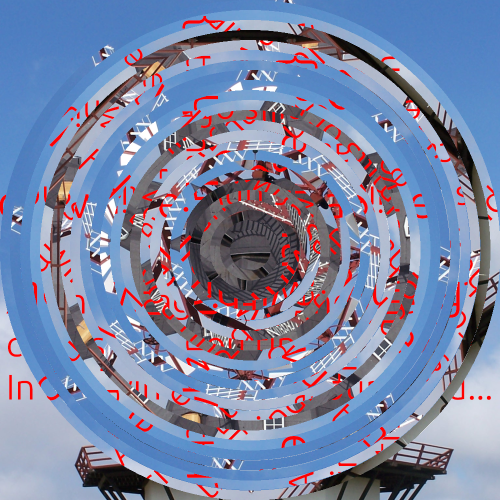
#> input picture imagemanipulation/Windmills of your mind/scrambled.png, 1000 x 1000 px (shown at 1/2 size)
$ python unscramble.py
#> lines starting #> are read from the running program, lines starting #| are printed output that depends on the picture; after the words box and inside, x2 and y2 are one past the last pixel; in counts of white or black regions, pixels touching at a corner belong together
from PIL import Image, ImageDraw
import sys

ROTATION = -45
CIRCLE_COUNT = 24
SHRINK_PER_STEP = 20

INPUT = "scrambled.png"
OUTPUT = "unscrambled.png"

image = Image.open(INPUT)
#> image is the input picture: PIL image 1000x1000 RGBA; mean R, G, B, A 124.2, 133.3, 165, 255
width, height = image.size
#> width = 1000; height = 1000
centerx, centery = width // 2, height // 2
#> centerx = 500; centery = 500

for i in range(CIRCLE_COUNT):

    radius = (width // 2) - i * SHRINK_PER_STEP

    mask = Image.new("L", (width, height), 0)
    draw = ImageDraw.Draw(mask)
    draw.ellipse(
        (centerx - radius, centery - radius, centerx + radius, centery + radius),
        fill=255
    )
    draw.ellipse(
        (centerx - radius + SHRINK_PER_STEP, centery - radius + SHRINK_PER_STEP, centerx + radius - SHRINK_PER_STEP, centery + radius - SHRINK_PER_STEP),
        fill=0
    )

    rotated = image.rotate(ROTATION * (i+1), resample=Image.BICUBIC, center=(centerx, centery))

    image = Image.composite(rotated, image, mask)
#> this loop made 24 passes
#> pass 1, `rotated = image.rotate(ROTATION * (i+1), resample=Image.BICUBIC, cente..`:
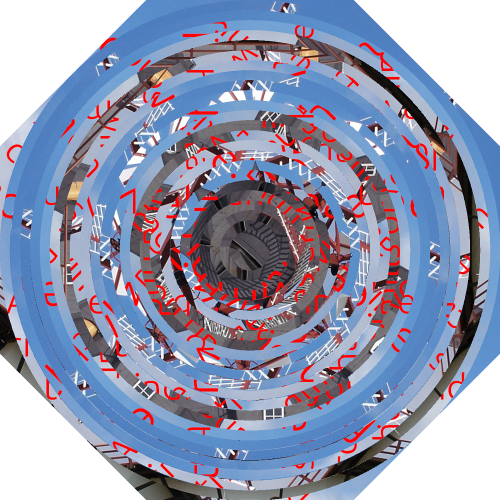
#> rotated: PIL image 1000x1000 RGBA (shown at 1/2 size); mean R, G, B, A 103.4, 108.3, 133.1, 211.4; transparent parts drawn white
#> pass 1, `image = Image.composite(rotated, image, mask)`:
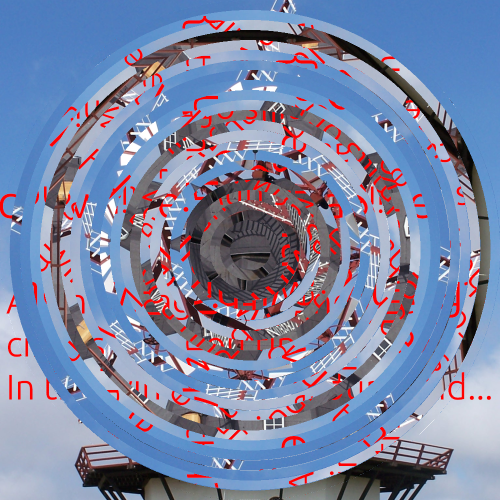
#> image: PIL image 1000x1000 RGBA (shown at 1/2 size); mean R, G, B, A 124.1, 133.3, 165, 255; transparent parts drawn white
#> pass 2, `rotated = image.rotate(ROTATION * (i+1), resample=Image.BICUBIC, cente..`:
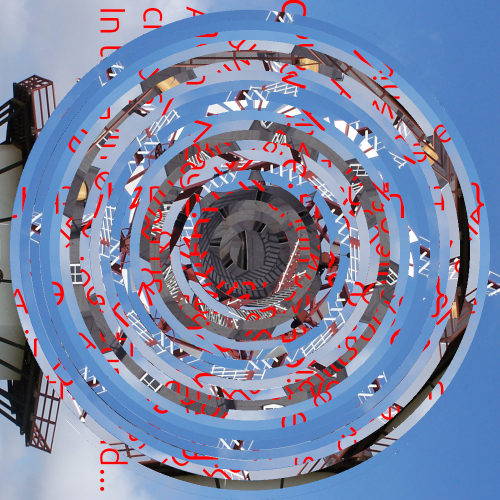
#> rotated: PIL image 1000x1000 RGBA (shown at 1/2 size); mean R, G, B, A 124.1, 133.3, 165, 255; transparent parts drawn white
#> after the loop:
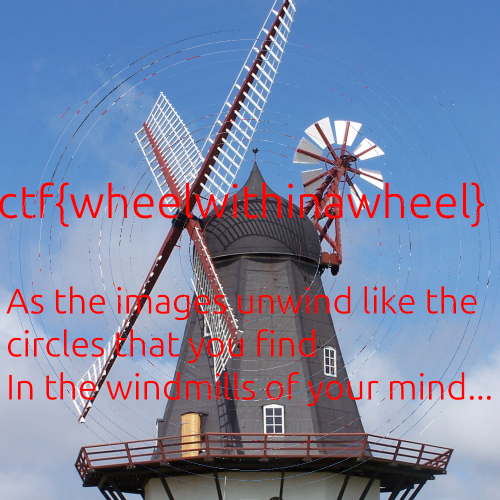
#> image: PIL image 1000x1000 RGBA (shown at 1/2 size); mean R, G, B, A 123.8, 133.2, 165.1, 255; transparent parts drawn white
#> after the loop:
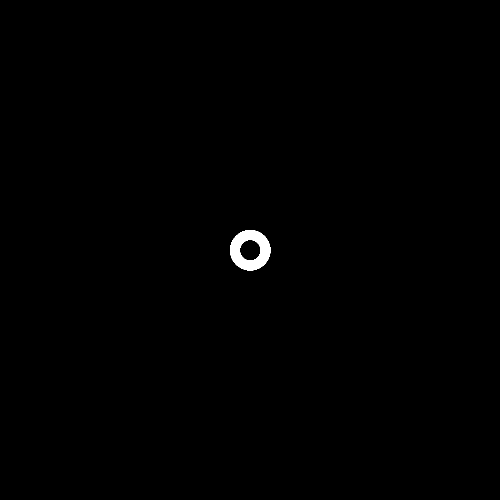
#> mask: PIL image 1000x1000 L (shown at 1/2 size); 0.38% white; 1 white region, box (x1, y1, x2, y2) and area: (460, 460, 541, 541) 3832

image.save(OUTPUT)

$ run again, with imagemanipulation/Windmills of your mind/original.png copied over imagemanipulation/Windmills of your mind/scrambled.png
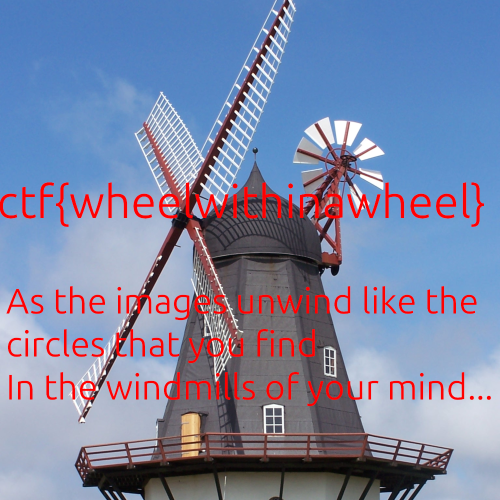
#> input picture imagemanipulation/Windmills of your mind/original.png, 1000 x 1000 px (shown at 1/2 size)
#> image is the input picture: PIL image 1000x1000 RGBA; mean R, G, B, A 124.4, 133.5, 165.2, 255
#> the loop `for i in range(CIRCLE_COUNT): ` made 24 passes
#> pass 1, `rotated = image.rotate(ROTATION * (i+1), resample=Image.BICUBIC, cente..`:
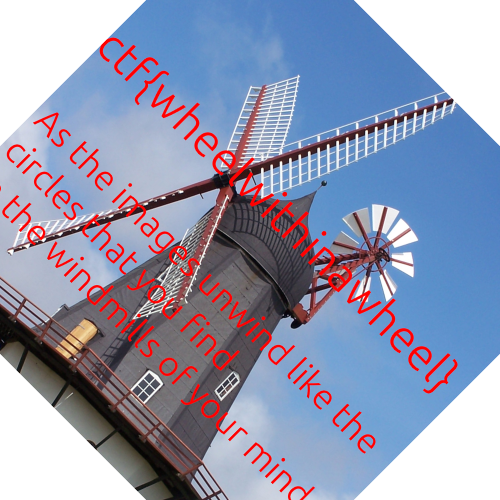
#> rotated: PIL image 1000x1000 RGBA (shown at 1/2 size); mean R, G, B, A 103.6, 108.5, 133.4, 211.4; transparent parts drawn white
#> after the loop `for i in range(CIRCLE_COUNT):`:
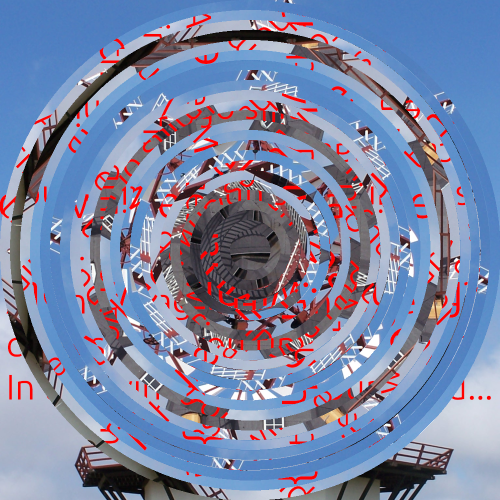
#> image: PIL image 1000x1000 RGBA (shown at 1/2 size); mean R, G, B, A 124.2, 133.2, 164.9, 255; transparent parts drawn white

$ run again, with imagemanipulation/Windmills of your mind/DK_Fanoe_Windmill01.jpeg saved as imagemanipulation/Windmills of your mind/scrambled.png
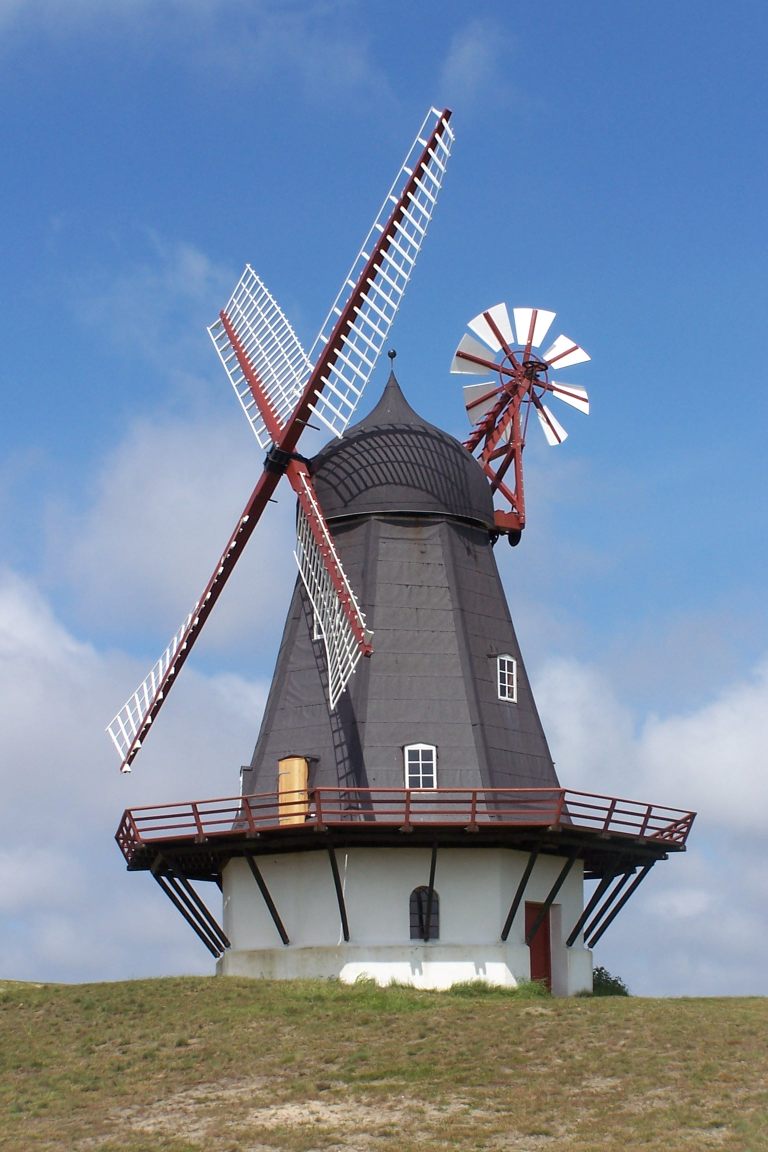
#> input picture imagemanipulation/Windmills of your mind/DK_Fanoe_Windmill01.jpeg, 1536 x 2304 px (shown at 1/2 size)
#> image is the input picture: PIL image 1536x2304 RGB; mean R, G, B 119.2, 136.6, 160.8
#> after the loop `for i in range(CIRCLE_COUNT):`:
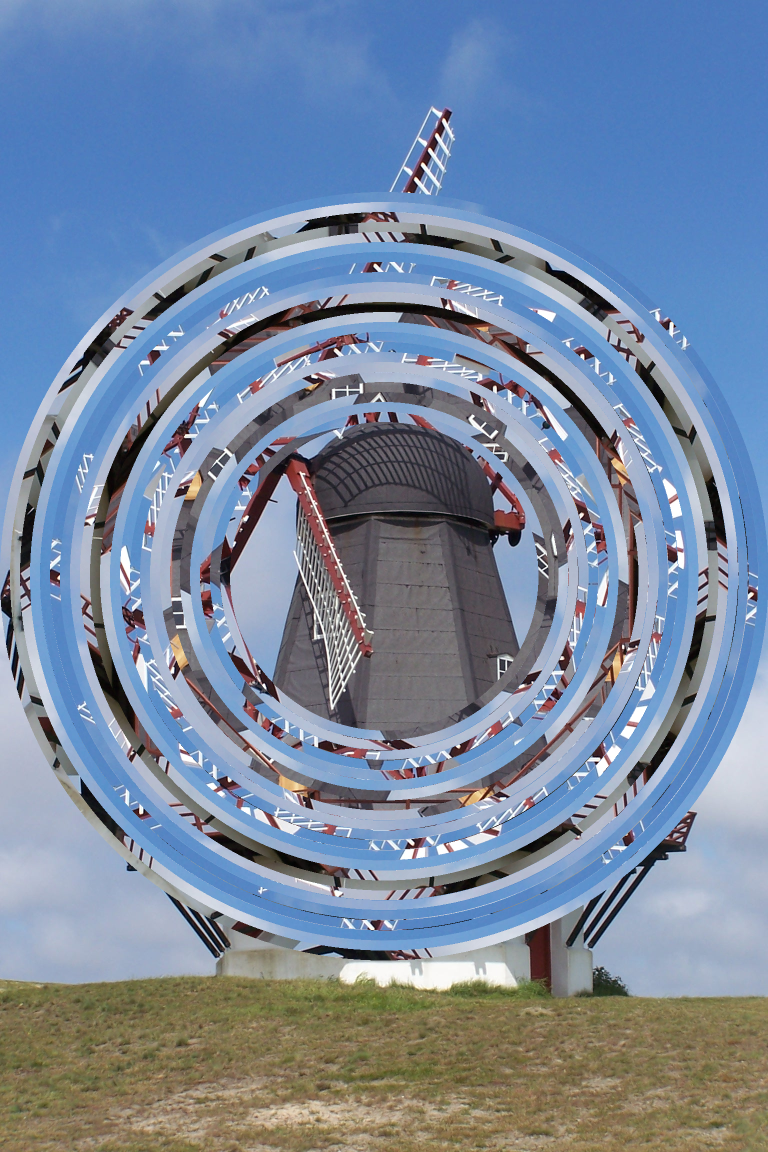
#> image: PIL image 1536x2304 RGB (shown at 1/2 size); mean R, G, B 119, 136.4, 160.5
#> after the loop `for i in range(CIRCLE_COUNT):`:
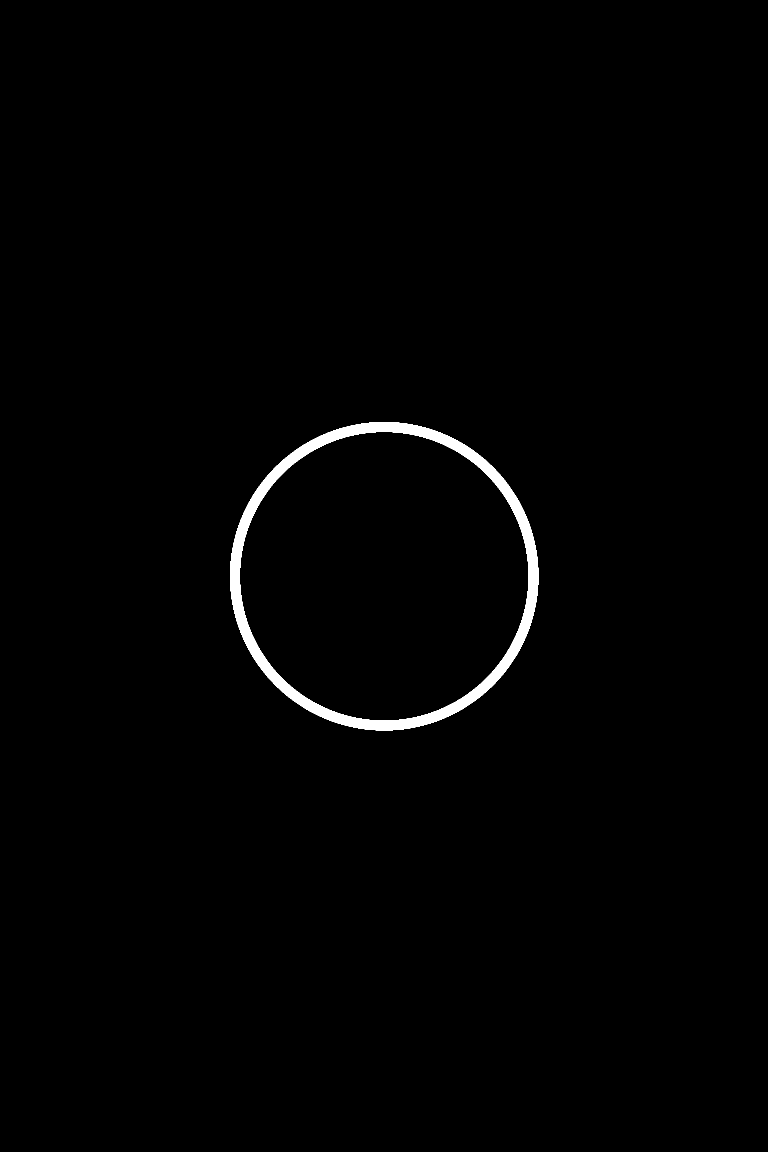
#> mask: PIL image 1536x2304 L (shown at 1/2 size); 1.1% white; 1 white region, box (x1, y1, x2, y2) and area: (460, 844, 1077, 1461) 37524
